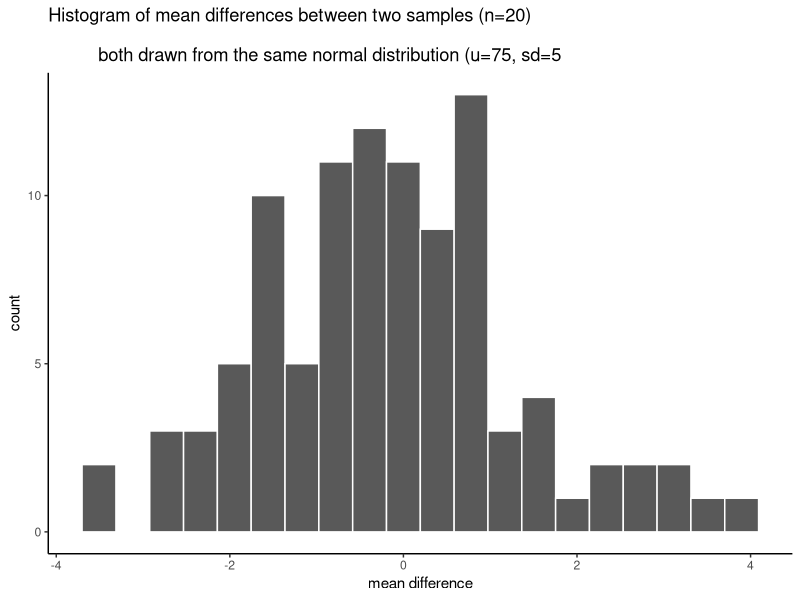
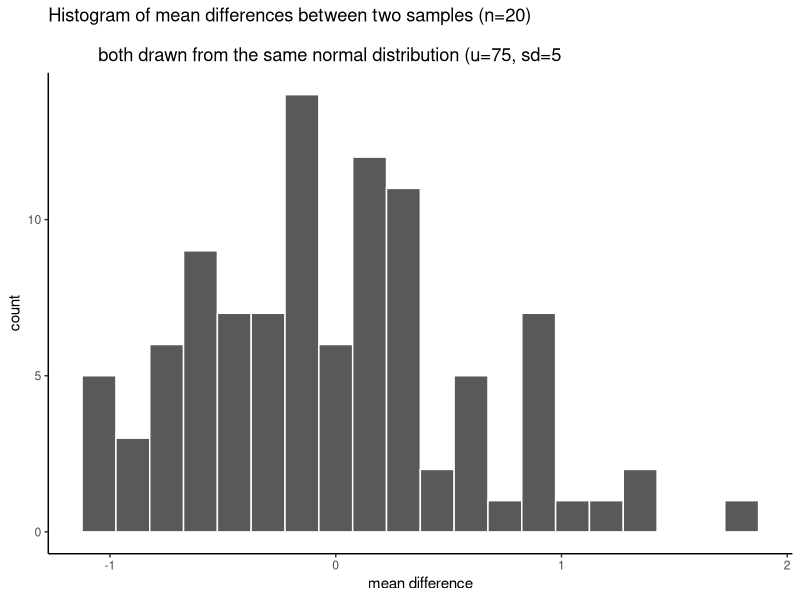

The R source for these figures, in order:
## ---- chunk 1
library(ggplot2)

# set paramaters of simulation

sims_to_run <- 100
sample_n   <- 20
dist_mean  <- 75
dist_sd    <- 5

# run simulation

mean_differences <- length(sims_to_run)
for(i in 1:sims_to_run){
  mean_control_A      <- mean(rnorm(sample_n, dist_mean, dist_sd))
  mean_control_B      <- mean(rnorm(sample_n, dist_mean, dist_sd))
  mean_differences[i] <- mean_control_A - mean_control_B
}

# plot the  distribution of mean difference scores

plot_df <- data.frame(sim=1:sims_to_run,mean_differences)

ggplot(plot_df,aes(x=mean_differences))+
  geom_histogram(bins=20, color="white")+
  theme_classic()+
  ggtitle("Histogram of mean differences between two samples (n=20) \n
          both drawn from the same normal distribution (u=75, sd=5")+
  xlab("mean difference")

## ---- chunk 2
min(mean_differences)
max(mean_differences)

## ---- chunk 3
library(ggplot2)

# set paramaters of simulation

sims_to_run <- 100
sample_n   <- 150
dist_mean  <- 75
dist_sd    <- 5

# run simulation

mean_differences <- length(sims_to_run)
for(i in 1:sims_to_run){
  mean_control_A      <- mean(rnorm(sample_n, dist_mean, dist_sd))
  mean_control_B      <- mean(rnorm(sample_n, dist_mean, dist_sd))
  mean_differences[i] <- mean_control_A - mean_control_B
}

# plot the  distribution of mean difference scores

plot_df <- data.frame(sim=1:sims_to_run,mean_differences)

ggplot(plot_df,aes(x=mean_differences))+
  geom_histogram(bins=20, color="white")+
  theme_classic()+
  ggtitle("Histogram of mean differences between two samples (n=20) \n
          both drawn from the same normal distribution (u=75, sd=5")+
  xlab("mean difference")

min(mean_differences)
max(mean_differences)

